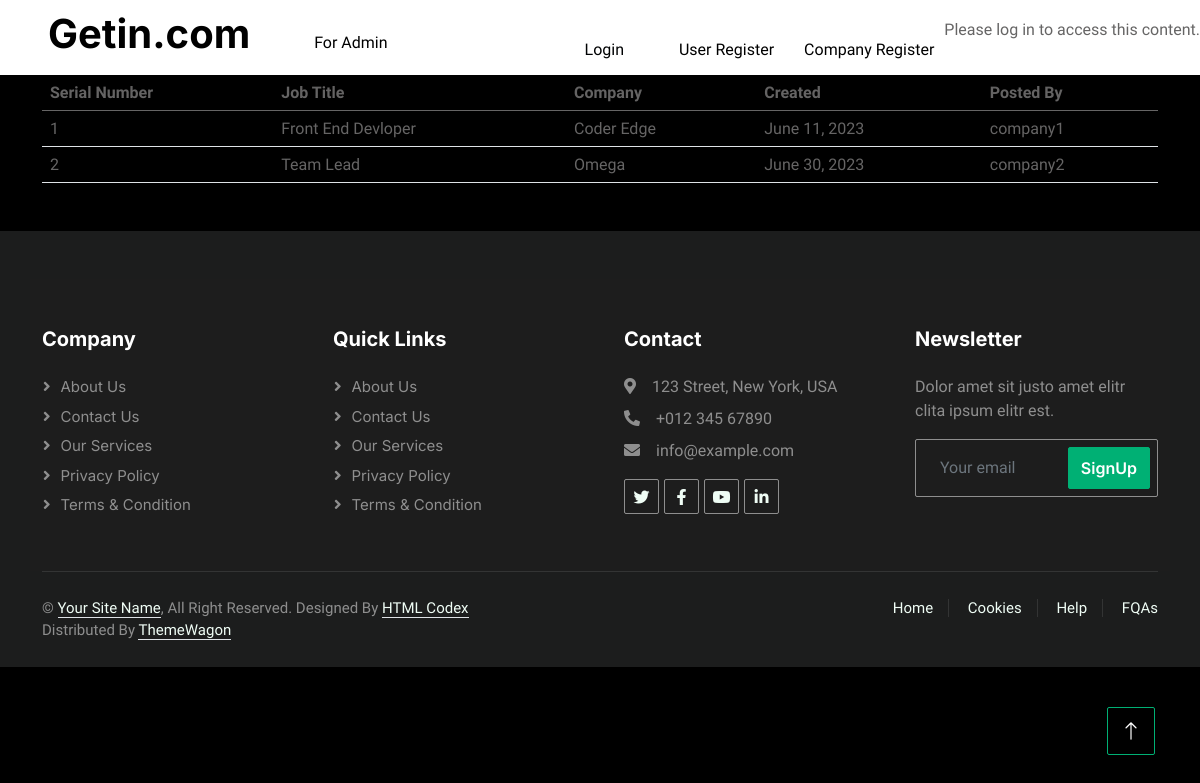
Page /posted_jobs on the committed database.
### company/models.py (models this page shows, shortened)
class AddJob(models.Model):
    user = models.ForeignKey(Company,on_delete=models.CASCADE,null=True)
    company_name = models.CharField(max_length=100,null=True)
    location = models.CharField(max_length=200,null=True)
    job_tittle = models.CharField(max_length=100,null=True)
    description = models.CharField(max_length=200,null=True)
    job_type = models.CharField(max_length=100,null=True)
    salary = models.CharField(max_length=100,null=True)
    skills_required = models.CharField(max_length=250,null= True)
    education_required = models.CharField(max_length=150,null=True)
    experience_required = models.CharField(max_length=250,null= True)
    created = models.DateField(auto_now_add=True,null=True)
    updated = models.DateField(auto_now=True,null=True)

### account/models.py (models this page shows, shortened)
class CustomUser(AbstractUser):
    class Role(models.TextChoices):
        ADMIN = "ADMIN", "Admin"
        USER = "USER", "User"
        COMPANY = "COMPANY", "Company"
    base_role = Role.ADMIN
    role = models.CharField(max_length=50, choices=Role.choices)

### adminview/views.py (the view)
# urls.py: path('posted_jobs',posted_jobs,name='posted_jobs'),
def posted_jobs(request):
    jobs = AddJob.objects.all()
    return render(request,'admin/posted_jobs.html',{'jobs':jobs})

### templates/admin/posted_jobs.html
{% extends 'base.html' %}
{% block content %}
<div class="container">
    {% if jobs %}
      <table class="table">
        <thead>
          <tr>
            <th>Serial Number</th>
            <th>Job Title</th>
            <th>Company</th>
            <th>Created</th>
            <th>Posted By </th>
          </tr>
        </thead>
        <tbody>
          {% for job in jobs %}
            <tr>
              <td>{{ forloop.counter }}</td>
              <td>{{ job.job_tittle }}</td>
              <td>{{ job.company_name }}</td>
              <td>{{ job.created }}</td>
              <td>{{ job.user }}</td>
            </tr>
          {% endfor %}
        </tbody>
      </table>
    {% else %}
      <p>No jobs found.</p>
    {% endif %}
  </div>
{% endblock %}

### static/css/style.css (style rules this page uses)
:root { --primary: #00B074; --secondary: #2B9BFF; --light: #EFFDF5; --dark: #2B3940; }

### templates/base.html (style rules this page uses)
body { background-color: rgb(0, 0, 0); }

### rows in the picture
AddJob: job_tittle "Front End Devloper", company_name "Coder Edge", created "June 11, 2023", user "company1"
AddJob: job_tittle "Team Lead", company_name "Omega", created "June 30, 2023", user "company2"
